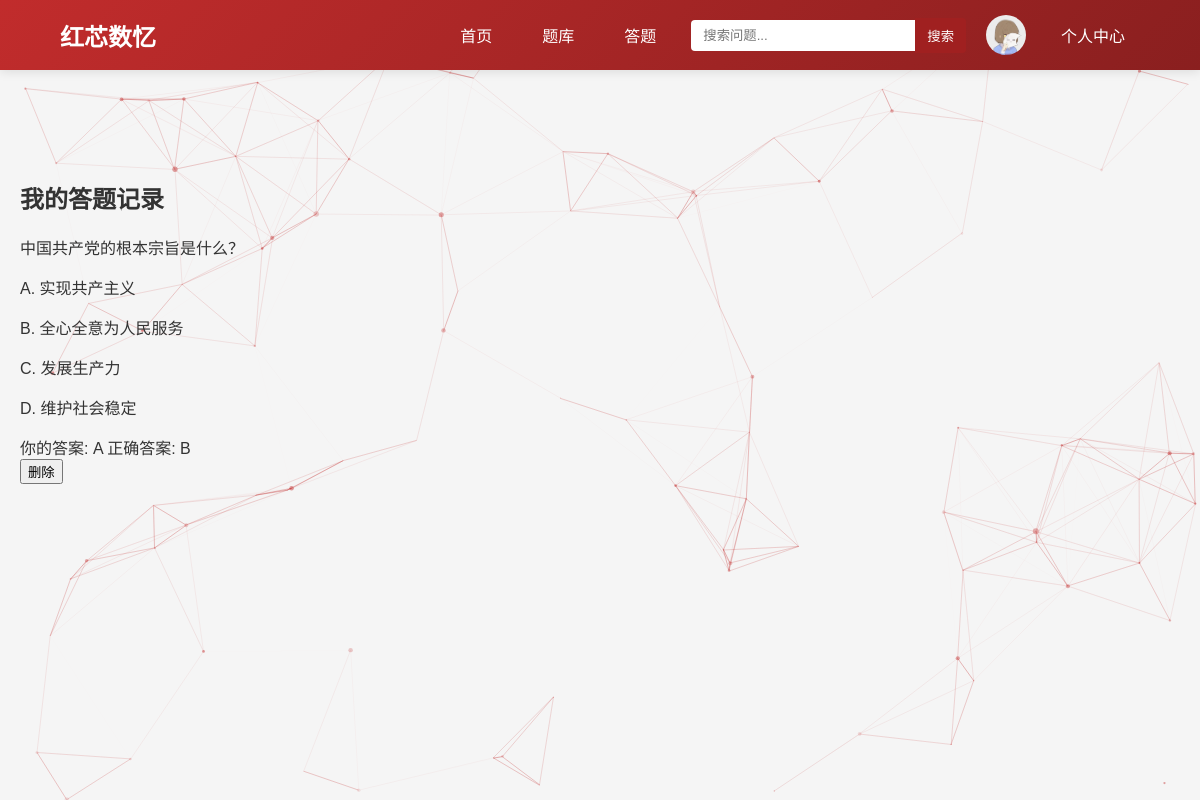
Screenshot of /answer-history (signed in) with the database file from the repository.
### tables this page shows
CREATE TABLE answer_records (
            id INTEGER PRIMARY KEY AUTOINCREMENT,
            user_id INTEGER NOT NULL,
            question_id INTEGER NOT NULL,
            user_answer TEXT NOT NULL,
            is_correct BOOLEAN NOT NULL,
            answered_at TIMESTAMP DEFAULT CURRENT_TIMESTAMP,
            FOREIGN KEY (user_id) REFERENCES users (id),
            FOREIGN KEY (question_id) REFERENCES questions (id)
        );

CREATE TABLE questions (
            id INTEGER PRIMARY KEY AUTOINCREMENT,
            question_text TEXT NOT NULL,
            option_a TEXT NOT NULL,
            option_b TEXT NOT NULL,
            option_c TEXT NOT NULL,
            option_d TEXT NOT NULL,
            correct_answer TEXT NOT NULL,
            difficulty INTEGER NOT NULL,
            category TEXT
        );

### app.py (the view)
@app.route('/answer-history')
def answer_history():
    if 'user_id' not in session:
        return redirect(url_for('login'))
    db = get_db()
    records = db.execute('''
        SELECT ar.id, q.question_text, q.option_a, q.option_b, q.option_c, q.option_d,
               ar.user_answer, q.correct_answer, ar.is_correct
        FROM answer_records ar
        JOIN questions q ON ar.question_id = q.id
        WHERE ar.user_id = ?
        ORDER BY ar.id DESC
    ''', (session['user_id'],)).fetchall()
    return render_template('answer_history.html', records=records)

### database.py (called while the page is built)
def get_db():
    db = getattr(g, '_database', None)
    if db is None:
        db = g._database = sqlite3.connect(DATABASE)
        db.row_factory = sqlite3.Row
    return db

### templates/answer_history.html (shortened to what this page needs)
{% extends "base.html" %}
{% block content %}
<div class="history-container">
    <h2>我的答题记录</h2>
    <div class="history-list">
        {% for record in records %}
        <div class="history-card {% if record.is_correct %}correct{% else %}wrong{% endif %}">
            <div class="question-text">{{ record.question_text }}</div>
            <div class="options">
                <p>A. {{ record.option_a }}</p>
                <p>B. {{ record.option_b }}</p>
                <p>C. {{ record.option_c }}</p>
                <p>D. {{ record.option_d }}</p>
            </div>
            <div class="answer-info">
                <span>你的答案: {{ record.user_answer }}</span>
                <span>正确答案: {{ record.correct_answer }}</span>
            </div>
            <button class="delete-btn" data-id="{{ record.id }}">删除</button>
        </div>
        {% endfor %}
    </div>
</div>
{% endblock %}

### static/css/style.css (style rules this page uses)
body { font-family: 'Microsoft YaHei', sans-serif; margin: 0; padding: 0; background-color: #f5f5f5; color: #333; }

### rows the page displays
answer_records: question_text "中国共产党的根本宗旨是什么？", option_a "实现共产主义", option_b "全心全意为人民服务", option_c "发展生产力", option_d "维护社会稳定", user_answer "A", correct_answer "B"
